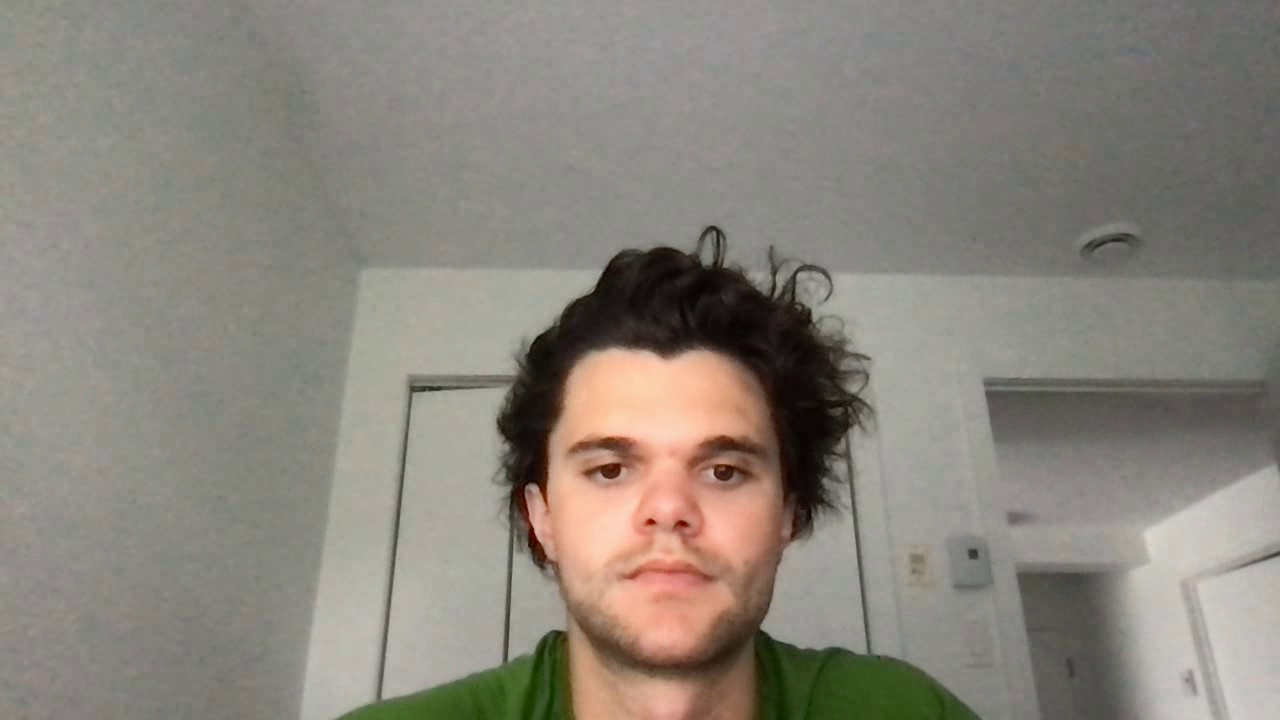
#> input picture frame 18 of June30_2022.mp4, 1280 x 720 px, given in place of backgroun_2.mp4, which was not available
$ python cropvideo_may13.py   (older library calls are emulated)
#> lines starting #> are read from the running program, lines starting #| are printed output that depends on the picture
#!/usr/bin/env python3
# -*- coding: utf-8 -*-
"""
Created on Tue May 18 20:56:55 2021

@author: RileyBallachay
"""
import numpy as np
import cv2
import matplotlib.pyplot as plt
import scipy.misc
from PIL import Image
import datetime

# Here you can define your croping values
x = 366; y= 104; w=273; h= 521

# Open the video
cap = cv2.VideoCapture('backgroun_2.mp4')

w_frame, h_frame = int(cap.get(cv2.CAP_PROP_FRAME_WIDTH)), int(cap.get(cv2.CAP_PROP_FRAME_HEIGHT))
fps, frames = cap.get(cv2.CAP_PROP_FPS), cap.get(cv2.CAP_PROP_FRAME_COUNT)

ims = []
while(cap.isOpened()):
    ret, frame = cap.read()
#> frame is the input picture: shape (720, 1280, 3); mean B, G, R 123.9, 132.6, 137.9
    if ret==True:
        frame = frame[y:y+h, x:x+w]
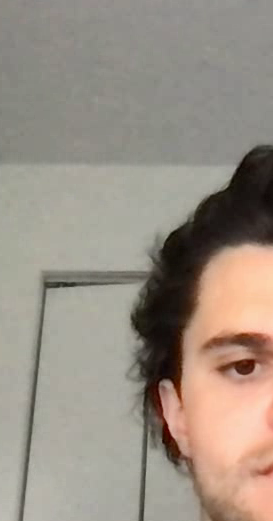
#> frame: shape (521, 273, 3); mean B, G, R 131.8, 143.2, 153.6
        ims.append(frame)
    else:
        break


ims =  np.array([np.array(im) for im in ims])
imave = np.average(ims,axis=0).astype(int)
imave=np.array(np.round(imave),dtype=np.uint8)


# Initialize frame counter
cnt = 0
cap = cv2.VideoCapture('May10_2021.mp4')
# Some characteristics from the original video
w_frame, h_frame = int(cap.get(cv2.CAP_PROP_FRAME_WIDTH)), int(cap.get(cv2.CAP_PROP_FRAME_HEIGHT))
fps, frames = cap.get(cv2.CAP_PROP_FPS), cap.get(cv2.CAP_PROP_FRAME_COUNT)

time_per_frame = 1/fps
print(frames)

# output
fourcc = cv2.VideoWriter_fourcc(*'mp4v')
out = cv2.VideoWriter('result_total_may10.mp4', fourcc, fps, (w, h))

time = 0
slices = []

# Now we start
while(cap.isOpened()):
    ret, frame = cap.read()

    cnt += 1 # Counting frames

    # Avoid problems when video finish
    if ret==True:
        time = time+time_per_frame
        printtime = str(datetime.timedelta(seconds=time))
        # Croping the frame
        temp_frame = frame[y:y+h, x:x+w]
        crop_frame = cv2.subtract(temp_frame,imave)

        # Percentage
        xx = cnt *100/frames
        print((xx),'%')


        imageGREY = crop_frame.mean(axis=2)
        imageGREY = imageGREY.mean(axis=1)
        slices.append(imageGREY)

        # Saving from the desired frames
        #if 15 <= cnt <= 90:
        #    out.write(crop_frame)
        font = cv2.FONT_HERSHEY_SCRIPT_SIMPLEX
        crop_frame = cv2.putText(crop_frame, printtime,
                            (10, 50),
                            font, 1,
                            (255, 255, 255),
                            2, cv2.LINE_8)
        # I see the answer now. Here you save all the video
        out.write(crop_frame)

        # Just to see the video in real time
        #cv2.imshow('frame',frame)
        cv2.imshow('croped',crop_frame)

        #if cv2.waitKey(1) & 0xFF == ord('q'):
        #    break
    else:
        break

def groupedAvg(myArray, N=5):
    result = np.cumsum(myArray, 0)[N-1::N]/float(N)
    result[1:] = result[1:] - result[:-1]
    return result

sliced = np.stack(slices, axis=0)
sliced = groupedAvg(sliced)
np.savetxt('sliced.csv',sliced,delimiter=',')

cap.release()
out.release()
cv2.destroyAllWindows()

$ run again, starting later in the video
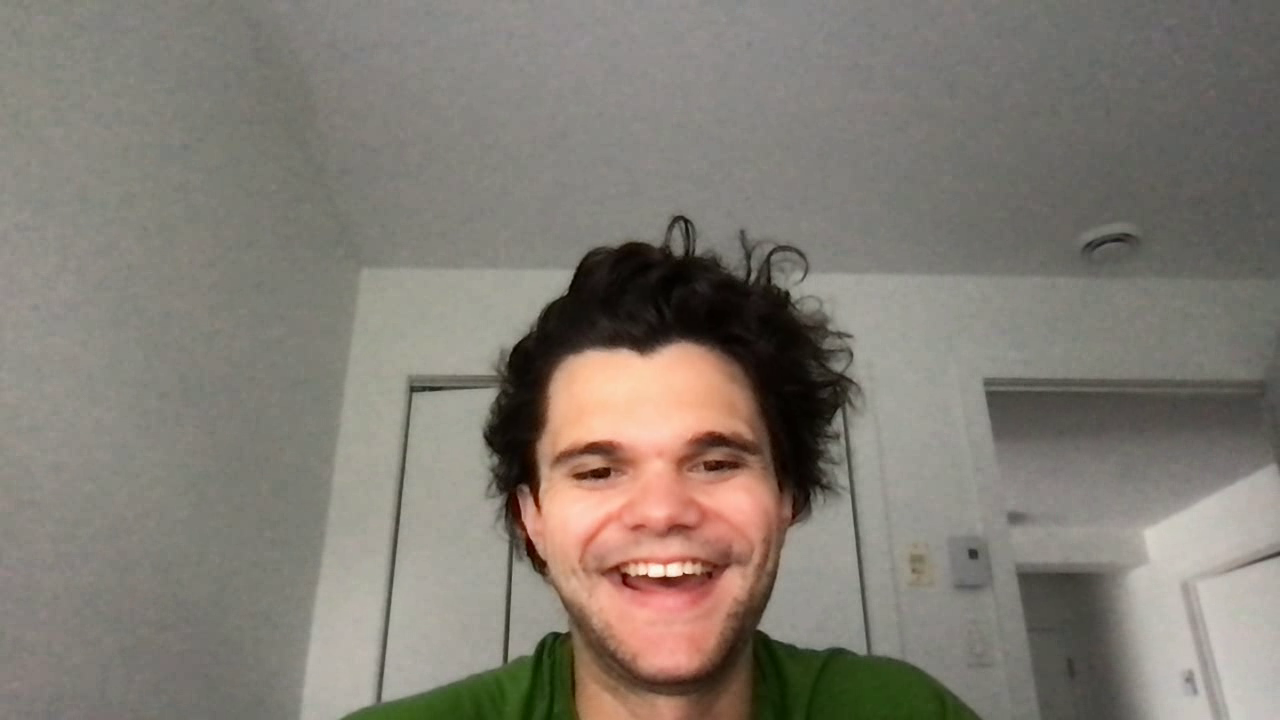
#> input picture frame 81 of June30_2022.mp4, 1280 x 720 px, given in place of backgroun_2.mp4, which was not available
#> frame is the input picture: shape (720, 1280, 3); mean B, G, R 115.1, 123.9, 129.9
#> `frame = frame[y:y+h, x:x+w]`:
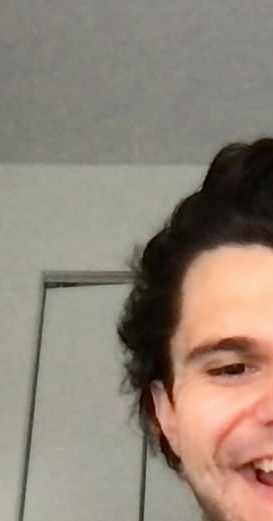
#> frame: shape (521, 273, 3); mean B, G, R 120.7, 132.6, 145.2

$ run again, starting later in the video
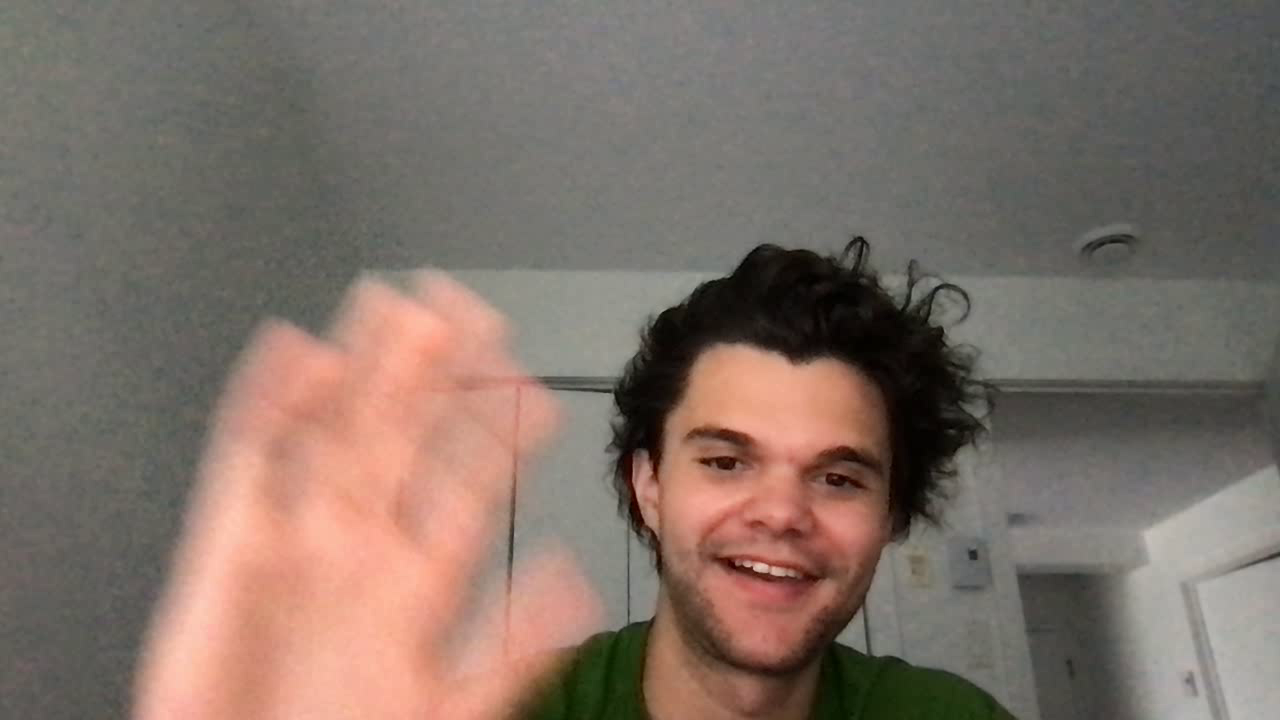
#> input picture frame 144 of June30_2022.mp4, 1280 x 720 px, given in place of backgroun_2.mp4, which was not available
#> frame is the input picture: shape (720, 1280, 3); mean B, G, R 103.2, 112, 126.8
#> `frame = frame[y:y+h, x:x+w]`:
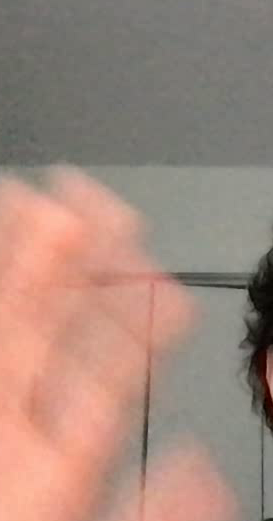
#> frame: shape (521, 273, 3); mean B, G, R 125.3, 136.7, 162.6
